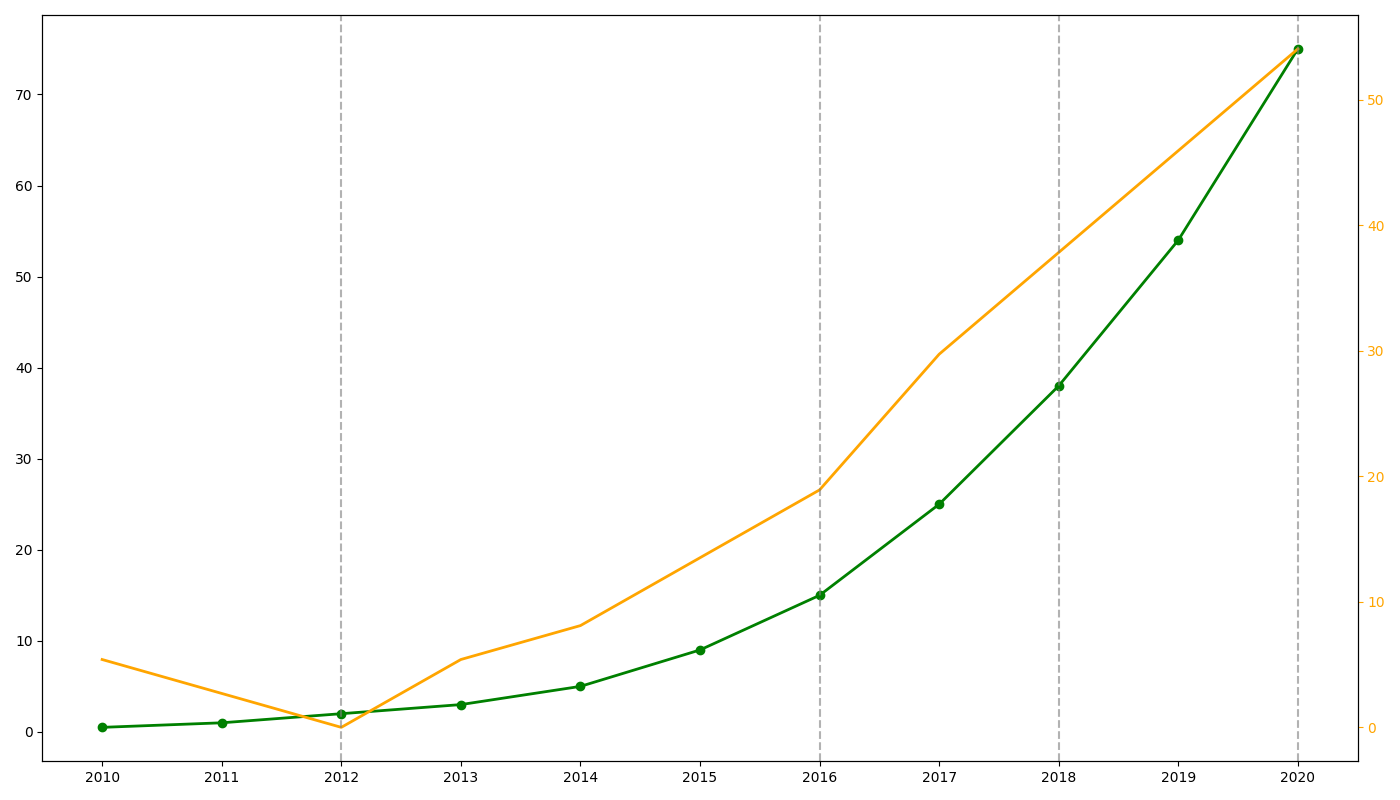

Source code (Python):
import numpy as np
import matplotlib.pyplot as plt

years = np.arange(2010, 2021)
self_driving_cars = np.array([0.5, 1, 2, 3, 5, 9, 15, 25, 38, 54, 75])
road_accidents = np.array([35, 36, 37, 35, 34, 32, 30, 26, 23, 20, 17])

base_accidents = 37
accidents_reduction_percentage = ((base_accidents - road_accidents) / base_accidents) * 100

fig, ax1 = plt.subplots(figsize=(14, 8))

ax1.plot(years, self_driving_cars, marker='o', color='green', linewidth=2)
ax1.set_xticks(years)

ax2 = ax1.twinx()
ax2.plot(years, accidents_reduction_percentage, color='orange', linewidth=2)
ax2.tick_params(axis='y', colors='orange')

for milestone_year in [2012, 2016, 2018, 2020]:
    plt.axvline(x=milestone_year, color='grey', linestyle='--', alpha=0.6)

plt.tight_layout()
plt.show()
